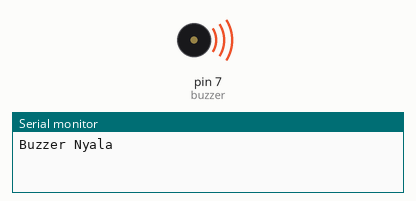
Recording of a sketch running on a simulated Arduino Uno, built with avr-gcc and run on an emulated ATmega328P. On the bench: buzzer (waves = sounding, pin HIGH), the last lines printed to the serial monitor.

Above: at 1.0 s.
At 3.0 s:
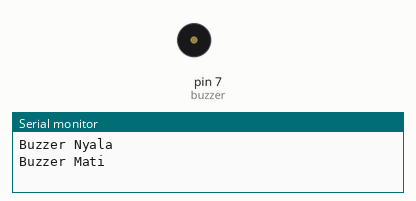
Timing chart, 0 to 5.2 s (numbered marks = the images above):
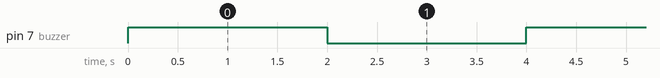

The sketch:

Buzzer.ino
```cpp
#define buzzer 7

void setup() {
  Serial.begin(9600);
  pinMode(buzzer, OUTPUT);
}

void loop() {
  Serial.println("Buzzer Nyala");
  digitalWrite(buzzer, HIGH);

  delay(2000);

  Serial.println("Buzzer Mati");
  digitalWrite(buzzer, LOW);

  delay(2000);
}
```

Measured:
- by itself, pin 7 (buzzer): alternates HIGH for 2.0 s and LOW for 2.0 s
